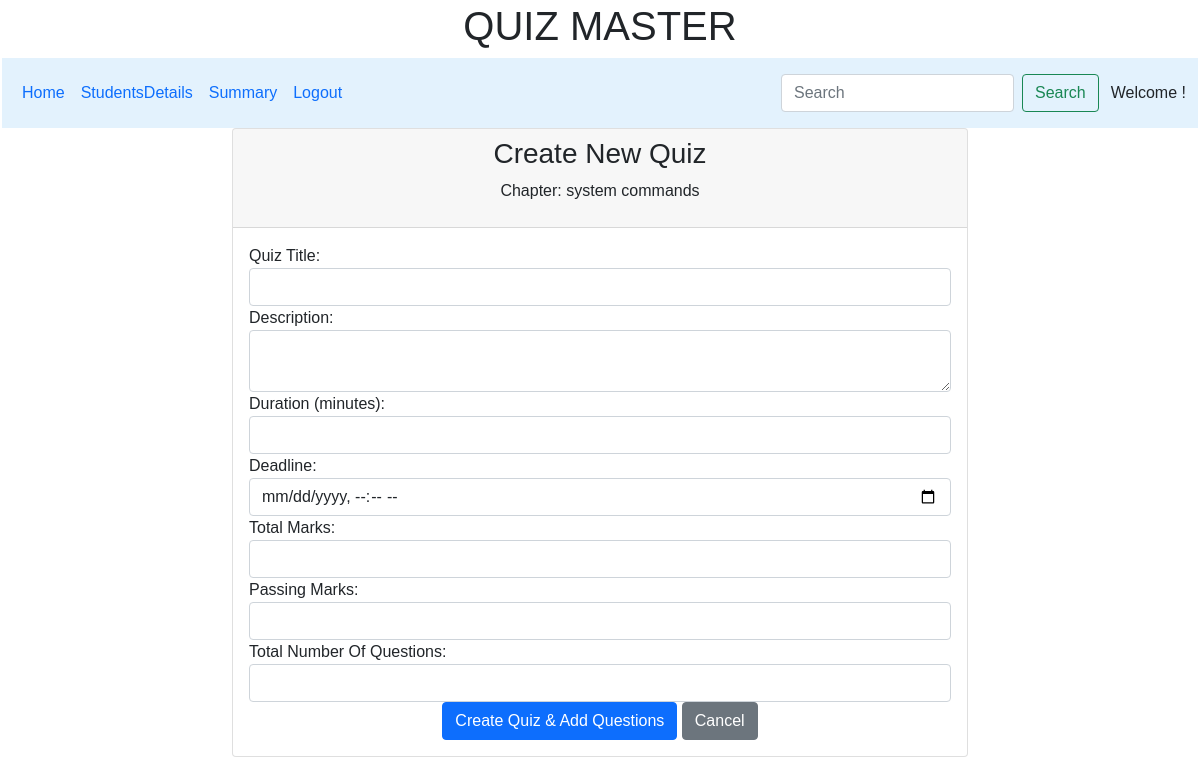
/add_quiz/1, run on an earlier commit of the app's database.
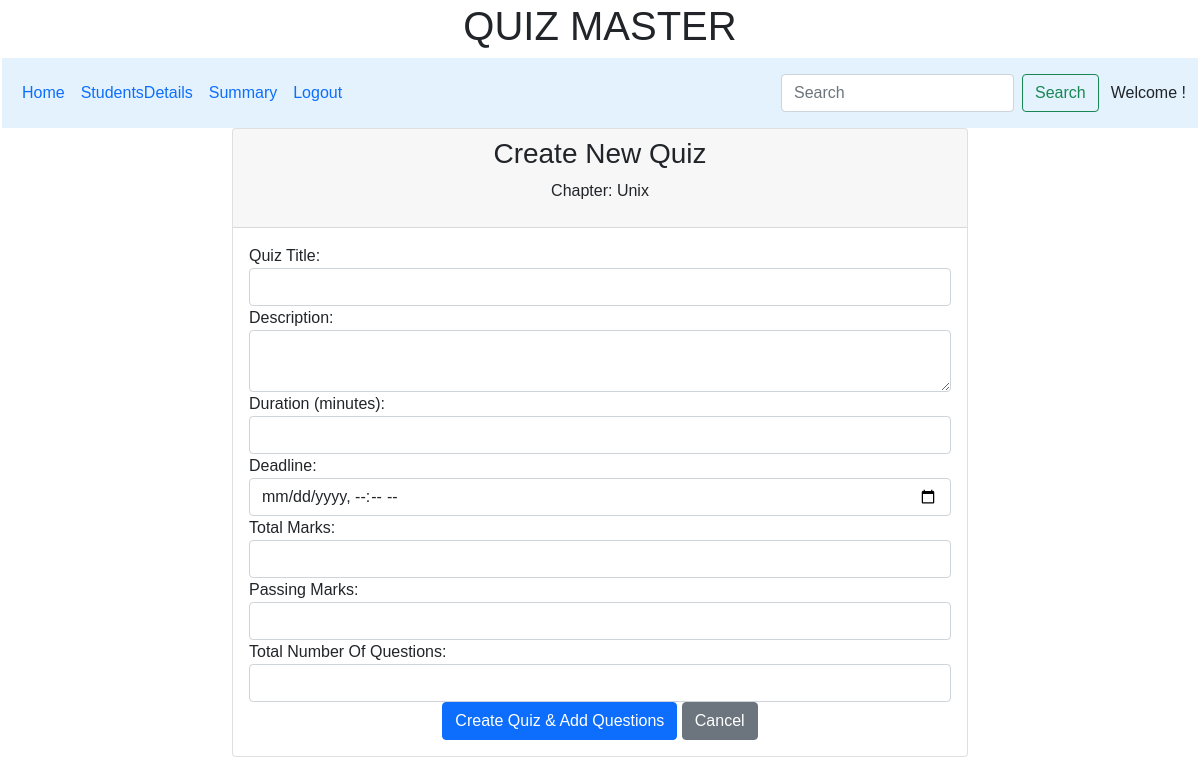
And on a later commit of the database.
### controllers/model.py (models this page shows)
class Chapter(db.Model):
    __tablename__ = 'chapter'
    id = db.Column(db.Integer, primary_key=True)
    subject_id = db.Column(db.Integer, db.ForeignKey('subject.id'), nullable=False)
    chapter = db.Column(db.String, nullable=False)
    description = db.Column(db.String, nullable=True)
    quizzes = db.relationship('Quiz', backref=db.backref('chapter_ref', lazy='select'), lazy='select')
    content = db.relationship('content', backref=db.backref('chapter_ref', lazy='select'), lazy='select')

### controllers/controller.py (the view, shortened to what this page needs)
@app.route("/add_quiz/<int:chapter_id>", methods=["GET","POST"])
def add_quiz(chapter_id):
    chapter = Chapter.query.get_or_404(chapter_id)
    subject = Subject.query.get_or_404(chapter.subject_id)
    chapter = Chapter.query.get_or_404(chapter_id)
    return render_template('add_quiz.html', chapter=chapter)

### templates/add_quiz.html
{% extends "admin_layout.html" %}
{% block content %}
<div class="container">
    <div class="row justify-content-center">
        <div class="col-md-8">
            <div class="card">
                <div class="card-header">
                    <h3 class="text-center">Create New Quiz</h3>
                    <p class="text-center">Chapter: {{ chapter.chapter }}</p>
                </div>
                <div class="card-body">
                    <form action = "{{ url_for('add_quiz', chapter_id=chapter.id) }}", method="POST">
                        <div class="form-group">
                            <label for="quiz_name">Quiz Title:</label>
                            <input type="text" class="form-control" id="quiz_name" name="quiz_name" required>
                        </div>
                        <div class="form-group ">
                            <label for="description">Description:</label>
                            <textarea class="form-control" id="description" name="description" rows="2" required></textarea>
                        </div>
                        <div class="form-group ">
                            <label for="duration">Duration (minutes):</label>
                            <input type="number" class="form-control" id="duration" name="duration" min="1" required>
                        </div>
                        <div class="form-group ">
                            <label for="quiz_deadline">Deadline:</label>
                            <input type="datetime-local" class="form-control" id="quiz_deadline" name="quiz_deadline"  required>
                        </div>
                        <div class="form-group ">
                            <label for="totalMarks">Total Marks:</label>
                            <input type="number" class="form-control" id="totalMarks" name="totalMarks"  required>
                        </div>
                        <div class="form-group ">
                            <label for="passing_marks">Passing Marks:</label>
                            <input type="number" class="form-control" id="passing_marks" name="passing_marks"  required>
                        </div>
                        <div class="form-group ">
                            <label for="totalNoQues">Total Number Of Questions:</label>
                            <input type="number" class="form-control" id="totalNoQues" name="totalNoQues"  required>
                        </div>
                        <div class="text-center">
                            <button type="submit" class="btn btn-primary">Create Quiz & Add Questions</button>
                            <a href="{{ url_for('admin_dashboard', Name=session.get('user_name', 'Admin')) }}" class="btn btn-secondary">Cancel</a>
                        </div>
                    </form>
                </div>
            </div>
        </div>
    </div>
</div>
{% endblock %}

What changed in the data, as far as the page shows it:
changed Chapter: chapter "system commands" → "Unix"
